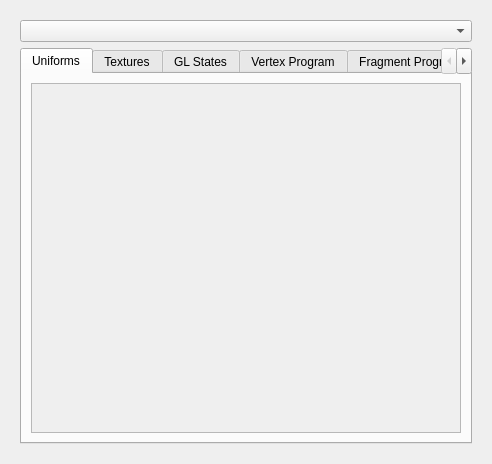
<ui version="4.0" >
 <class>RfxDock</class>
 <widget class="QWidget" name="RfxDock" >
  <property name="geometry" >
   <rect>
    <x>0</x>
    <y>0</y>
    <width>492</width>
    <height>464</height>
   </rect>
  </property>
  <property name="windowTitle" >
   <string/>
  </property>
  <layout class="QGridLayout" name="gridLayout" >
   <item row="0" column="0" >
    <widget class="QWidget" native="1" name="RfxDockContents" >
     <layout class="QGridLayout" name="gridLayout_6" >
      <item row="0" column="0" >
       <widget class="QComboBox" name="comboPasses" />
      </item>
      <item row="1" column="0" >
       <widget class="QTabWidget" name="tabWidget" >
        <property name="sizePolicy" >
         <sizepolicy vsizetype="Preferred" hsizetype="Preferred" >
          <horstretch>0</horstretch>
          <verstretch>0</verstretch>
         </sizepolicy>
        </property>
        <property name="currentIndex" >
         <number>0</number>
        </property>
        <widget class="QWidget" name="tabUniform" >
         <attribute name="title" >
          <string>Uniforms</string>
         </attribute>
         <layout class="QGridLayout" name="gridLayout_2" >
          <item row="0" column="0" >
           <widget class="QScrollArea" name="scrollUniforms" >
            <property name="widgetResizable" >
             <bool>true</bool>
            </property>
            <widget class="QWidget" name="scrollUniformsContents" >
             <property name="geometry" >
              <rect>
               <x>0</x>
               <y>0</y>
               <width>430</width>
               <height>347</height>
              </rect>
             </property>
             <layout class="QVBoxLayout" name="verticalLayout" />
            </widget>
           </widget>
          </item>
         </layout>
        </widget>
        <widget class="QWidget" name="tabTextures" >
         <attribute name="title" >
          <string>Textures</string>
         </attribute>
         <layout class="QGridLayout" name="gridLayout_5" >
          <item row="0" column="0" >
           <widget class="QComboBox" name="comboTextures" />
          </item>
          <item row="1" column="0" >
           <widget class="QGroupBox" name="BoxTextureProps" >
            <property name="title" >
             <string/>
            </property>
            <layout class="QGridLayout" name="gridLayout_8" >
             <item row="0" column="0" >
              <layout class="QGridLayout" name="gridLayout_7" >
               <item row="0" column="0" >
                <layout class="QHBoxLayout" name="horizontalLayout" >
                 <item>
                  <widget class="QLineEdit" name="EditTexFile" >
                   <property name="readOnly" >
                    <bool>true</bool>
                   </property>
                  </widget>
                 </item>
                 <item>
                  <widget class="QPushButton" name="btnChangeTexture" >
                   <property name="text" >
                    <string>Browse</string>
                   </property>
                   <property name="autoDefault" >
                    <bool>false</bool>
                   </property>
                  </widget>
                 </item>
                </layout>
               </item>
               <item row="1" column="0" >
                <layout class="QHBoxLayout" name="horizontalLayout_2" >
                 <item>
                  <widget class="QGroupBox" name="TexInfoBox" >
                   <property name="title" >
                    <string/>
                   </property>
                   <layout class="QGridLayout" name="gridLayout_9" >
                    <item row="0" column="0" >
                     <layout class="QHBoxLayout" name="horizontalLayout_3" >
                      <item>
                       <widget class="QLabel" name="lblPreview" >
                        <property name="frameShape" >
                         <enum>QFrame::NoFrame</enum>
                        </property>
                        <property name="frameShadow" >
                         <enum>QFrame::Plain</enum>
                        </property>
                        <property name="text" >
                         <string/>
                        </property>
                       </widget>
                      </item>
                      <item>
                       <layout class="QVBoxLayout" name="infoTexLayout" />
                      </item>
                     </layout>
                    </item>
                   </layout>
                  </widget>
                 </item>
                </layout>
               </item>
               <item row="2" column="0" >
                <widget class="QTableWidget" name="TexStatesTable" >
                 <property name="autoScroll" >
                  <bool>false</bool>
                 </property>
                 <property name="wordWrap" >
                  <bool>false</bool>
                 </property>
                 <property name="columnCount" >
                  <number>0</number>
                 </property>
                </widget>
               </item>
              </layout>
             </item>
            </layout>
           </widget>
          </item>
         </layout>
        </widget>
        <widget class="QWidget" name="tabStates" >
         <attribute name="title" >
          <string>GL States</string>
         </attribute>
         <layout class="QGridLayout" name="gridLayout_10" >
          <item row="0" column="0" >
           <widget class="QTableWidget" name="glStatesTable" >
            <property name="autoScroll" >
             <bool>false</bool>
            </property>
            <property name="wordWrap" >
             <bool>false</bool>
            </property>
           </widget>
          </item>
         </layout>
        </widget>
        <widget class="QWidget" name="tabVertex" >
         <attribute name="title" >
          <string>Vertex Program</string>
         </attribute>
         <layout class="QGridLayout" name="gridLayout_3" >
          <item row="0" column="0" >
           <widget class="QTextEdit" name="textVert" >
            <property name="sizePolicy" >
             <sizepolicy vsizetype="Preferred" hsizetype="Preferred" >
              <horstretch>0</horstretch>
              <verstretch>0</verstretch>
             </sizepolicy>
            </property>
            <property name="lineWrapMode" >
             <enum>QTextEdit::NoWrap</enum>
            </property>
            <property name="readOnly" >
             <bool>true</bool>
            </property>
            <property name="textInteractionFlags" >
             <set>Qt::TextSelectableByKeyboard|Qt::TextSelectableByMouse</set>
            </property>
           </widget>
          </item>
         </layout>
        </widget>
        <widget class="QWidget" name="tabFragment" >
         <attribute name="title" >
          <string>Fragment Program</string>
         </attribute>
         <layout class="QGridLayout" name="gridLayout_4" >
          <item row="0" column="0" >
           <widget class="QTextEdit" name="textFrag" >
            <property name="sizePolicy" >
             <sizepolicy vsizetype="Preferred" hsizetype="Preferred" >
              <horstretch>0</horstretch>
              <verstretch>0</verstretch>
             </sizepolicy>
            </property>
            <property name="lineWrapMode" >
             <enum>QTextEdit::NoWrap</enum>
            </property>
            <property name="readOnly" >
             <bool>true</bool>
            </property>
            <property name="textInteractionFlags" >
             <set>Qt::TextSelectableByKeyboard|Qt::TextSelectableByMouse</set>
            </property>
           </widget>
          </item>
         </layout>
        </widget>
        <widget class="QWidget" name="tabCompileLog" >
         <attribute name="title" >
          <string>Log</string>
         </attribute>
         <layout class="QGridLayout" name="gridLayout_11" >
          <item row="0" column="0" >
           <widget class="QTextEdit" name="textLog" >
            <property name="lineWrapMode" >
             <enum>QTextEdit::NoWrap</enum>
            </property>
            <property name="readOnly" >
             <bool>true</bool>
            </property>
            <property name="plainText" >
             <string/>
            </property>
           </widget>
          </item>
         </layout>
        </widget>
       </widget>
      </item>
     </layout>
    </widget>
   </item>
  </layout>
 </widget>
 <resources/>
 <connections/>
</ui>
